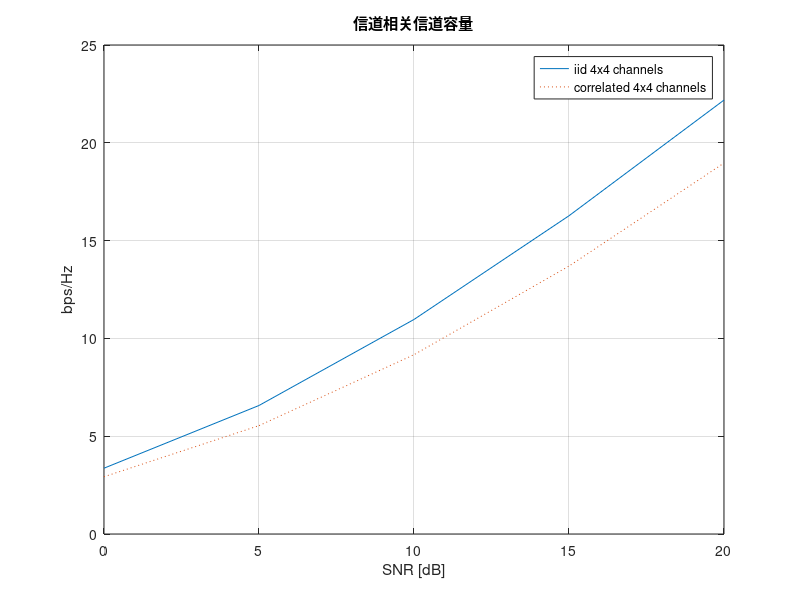

This chart was generated by the following MATLAB code:
%------------------相关性对信道容量的影响----------------%
%-----------------------author:lzx-------------------------%
%-----------------------date:22点07分-----------------%

clear;
close;
SNR_dB=[0:5:20]; 
SNR_linear=10.^(SNR_dB/10);
N_iter=1000; 
N_SNR=length(SNR_dB);
%%----------------- 4x4 -----------------------------
nT=4; 
nR=4; 
n=min(nT,nR); 
I = eye(n);  
sq2=sqrt(0.5);
R=[1                      0.76*exp(0.17j*pi)   0.43*exp(0.35j*pi)    0.25*exp(0.53j*pi);
   0.76*exp(-0.17j*pi)   1                     0.76*exp(0.17j*pi)    0.43*exp(0.35j*pi);
   0.43*exp(-0.35j*pi)   0.76*exp(-0.17j*pi)   1                     0.76*exp(0.17j*pi);
   0.25*exp(-0.53j*pi)   0.43*exp(-0.35j*pi)   0.76*exp(-0.17j*pi)   1                  ];
C_44_iid=zeros(1,N_SNR); 
C_44_corr=zeros(1,N_SNR);
for iter=1:N_iter
   H_iid = sq2*(randn(nR,nT)+1j*randn(nR,nT));
   H_corr = H_iid*R^(1/2);
   tmp1 = H_iid'*H_iid/nT; 
   tmp2 = H_corr'*H_corr/nT;
   for i=1:N_SNR
      C_44_iid(i) = C_44_iid(i) + log2(det(I+SNR_linear(i)*tmp1));  %近似公式，见书（9.49）
      C_44_corr(i) = C_44_corr(i) + log2(det(I+SNR_linear(i)*tmp2));
   end
end
C_44_iid = real(C_44_iid)/N_iter; 
C_44_corr = real(C_44_corr)/N_iter;
plot(SNR_dB,C_44_iid, SNR_dB,C_44_corr,':');
xlabel('SNR [dB]'); 
ylabel('bps/Hz'); 
set(gca,'fontsize',10)
legend('iid 4x4 channels','correlated 4x4 channels');
title('信道相关信道容量')
grid on;